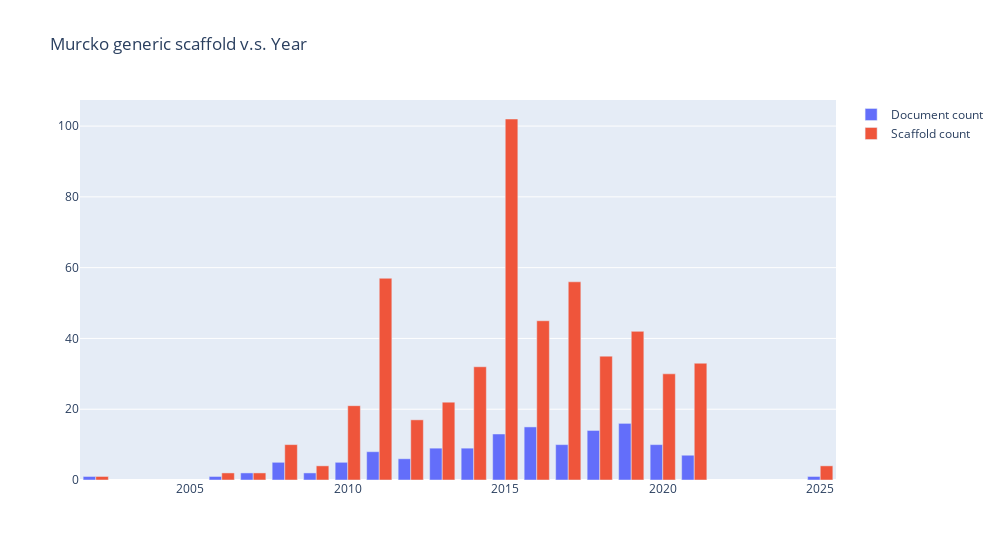

This figure's notebook cell:
### Markdown cell above
### Plotly.stacked bar chart

### Code cell
import plotly.graph_objects as go
fig = go.Figure()
fig.add_trace(go.Bar(x=dfd.index, y=dfd['unique'], name='Document count'))
fig.add_trace(go.Bar(x=dfm.index, y=dfm['unique'], name='Scaffold count'))

fig.update_layout(
    title='Murcko generic scaffold v.s. Year',
    # showlegend=False, # Legendのon/off
    width=1000,
    # height=700
    barmode='group',
)
fig.show()

### Figure 1 — Plotly figure (JSON) as saved in the notebook; plotly's stock layout.template omitted (floating-point values rounded to 4 significant figures)
{"data": [{"name": "Document count", "type": "bar", "x": [2002, 2006, 2007, 2008, 2009, 2010, 2011, 2012, 2013, 2014, 2015, 2016, 2017, 2018, 2019, 2020, 2021, 2025], "y": [1, 1, 2, 5, 2, 5, 8, 6, 9, 9, 13, 15, 10, 14, 16, 10, 7, 1]}, {"name": "Scaffold count", "type": "bar", "x": [2002, 2006, 2007, 2008, 2009, 2010, 2011, 2012, 2013, 2014, 2015, 2016, 2017, 2018, 2019, 2020, 2021, 2025], "y": [1, 2, 2, 10, 4, 21, 57, 17, 22, 32, 102, 45, 56, 35, 42, 30, 33, 4]}], "layout": {"barmode": "group", "title": {"text": "Murcko generic scaffold v.s. Year"}, "width": 1000}}
